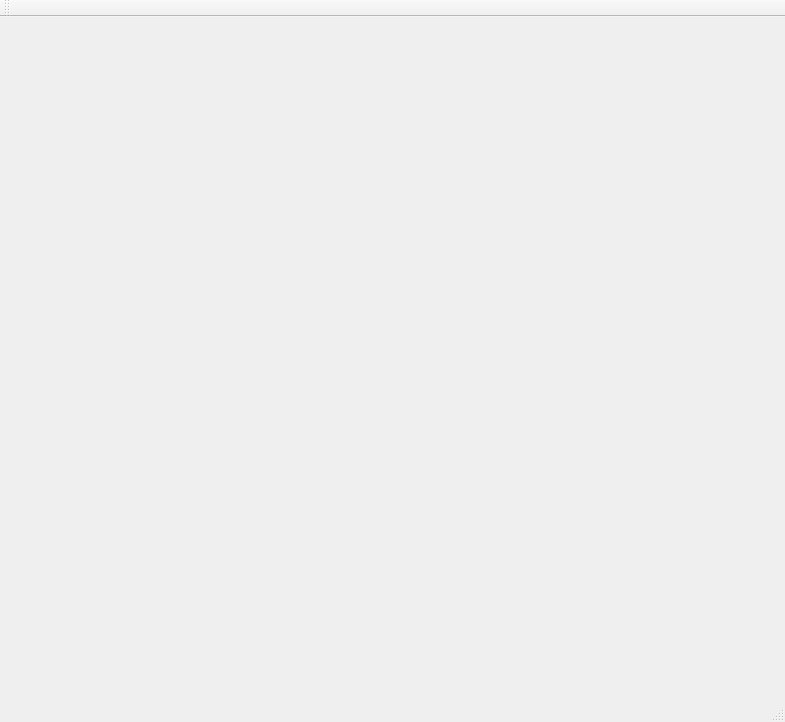
<?xml version="1.0" encoding="UTF-8"?>
<ui version="4.0">
 <class>MainWindow</class>
 <widget class="QMainWindow" name="MainWindow">
  <property name="geometry">
   <rect>
    <x>0</x>
    <y>0</y>
    <width>785</width>
    <height>722</height>
   </rect>
  </property>
  <property name="minimumSize">
   <size>
    <width>785</width>
    <height>722</height>
   </size>
  </property>
  <property name="maximumSize">
   <size>
    <width>785</width>
    <height>722</height>
   </size>
  </property>
  <property name="windowTitle">
   <string>MainWindow</string>
  </property>
  <widget class="QWidget" name="centralWidget"/>
  <widget class="QMenuBar" name="menuBar">
   <property name="geometry">
    <rect>
     <x>0</x>
     <y>0</y>
     <width>785</width>
     <height>26</height>
    </rect>
   </property>
  </widget>
  <widget class="QToolBar" name="mainToolBar">
   <attribute name="toolBarArea">
    <enum>TopToolBarArea</enum>
   </attribute>
   <attribute name="toolBarBreak">
    <bool>false</bool>
   </attribute>
  </widget>
  <widget class="QStatusBar" name="statusBar"/>
 </widget>
 <layoutdefault spacing="6" margin="11"/>
 <resources/>
 <connections/>
</ui>
